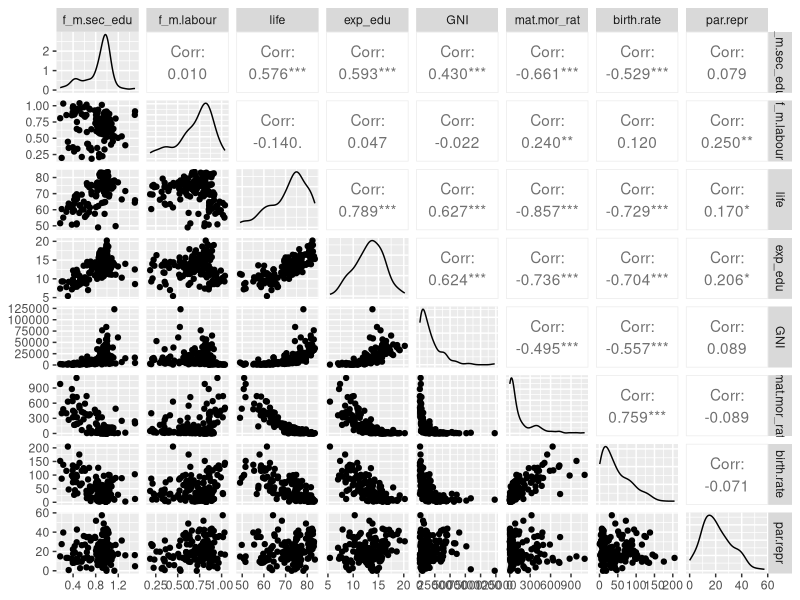
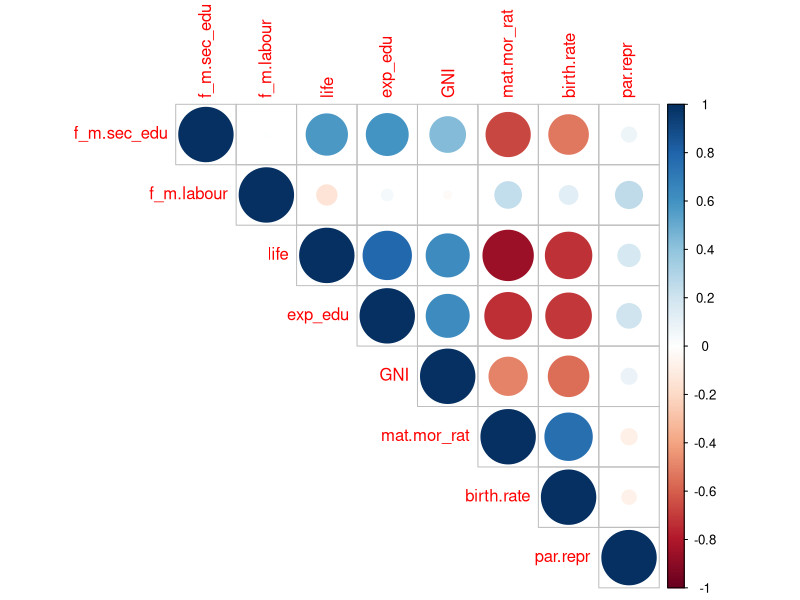
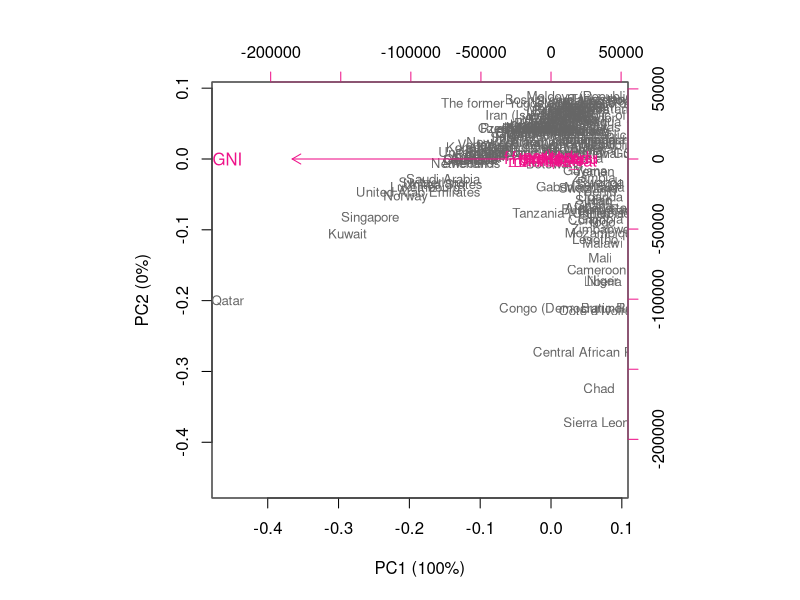
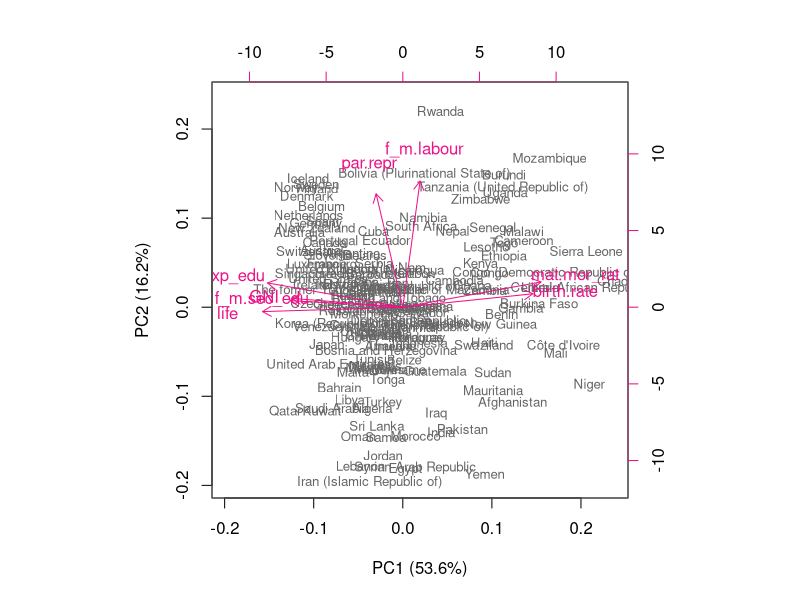
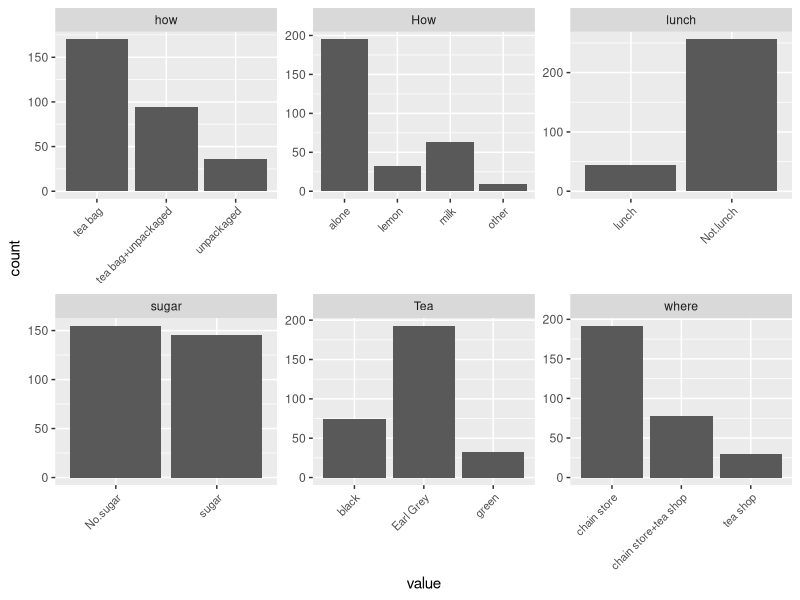
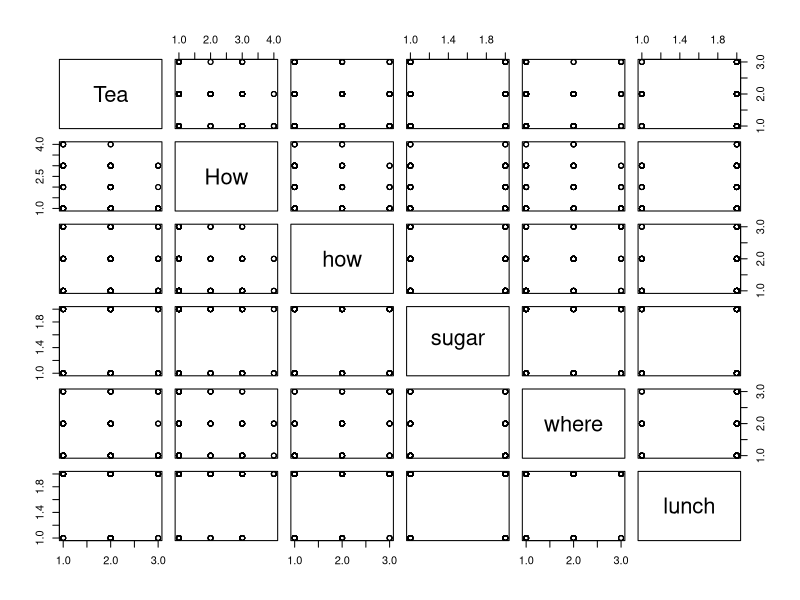

Generate these figures, in order, with R:
## ---- chunk 1
library(openxlsx)
library(tidyr)
library(dplyr)
library(GGally)
library(corrplot)
library(ggfortify)
human <- read.csv("human.csv", sep = ",", header = TRUE)
dim(human)
str(human)
colnames(human)
summary(human)
ggpairs(human)
cor(human) %>% corrplot(type = "upper")
## ---- chunk 2
pca_human <- prcomp(human)
s <- summary(pca_human)
s
pca_pr <- round(100*s$importance[2, ], digits = 1)
pca_pr
pc_lab <- paste0(names(pca_pr),  " (", pca_pr, "%)")
biplot(pca_human, cex = c(0.8, 1), col = c("grey40", "deeppink2"), xlab = pc_lab[1], ylab = pc_lab[2])
## ---- chunk 3
human_std <- scale(human)
summary(human_std)
pca_human <- prcomp(human_std)
s <- summary(pca_human)
s
pca_pr <- round(100*s$importance[2, ], digits = 1)
pca_pr
pc_lab <- paste0(names(pca_pr),  " (", pca_pr, "%)")
biplot(pca_human, cex = c(0.8, 1), col = c("grey40", "deeppink2"), xlab = pc_lab[1], ylab = pc_lab[2])
## ---- chunk 4
library(FactoMineR)
data("tea")
str(tea)
dim(tea)
keep_columns <- c("Tea", "How", "how", "sugar", "where", "lunch")
tea_time <- select(tea, one_of(keep_columns))
gather(tea_time) %>% ggplot(aes(value)) + geom_bar() + facet_wrap("key", scales = "free") + theme(axis.text.x = element_text(angle = 45, hjust = 1, size = 8)) 
## ---- chunk 5
mca <- MCA(tea_time, graph = FALSE)
summary(mca)
plot(tea_time, invisible=c("ind"), habillage = "quali")
